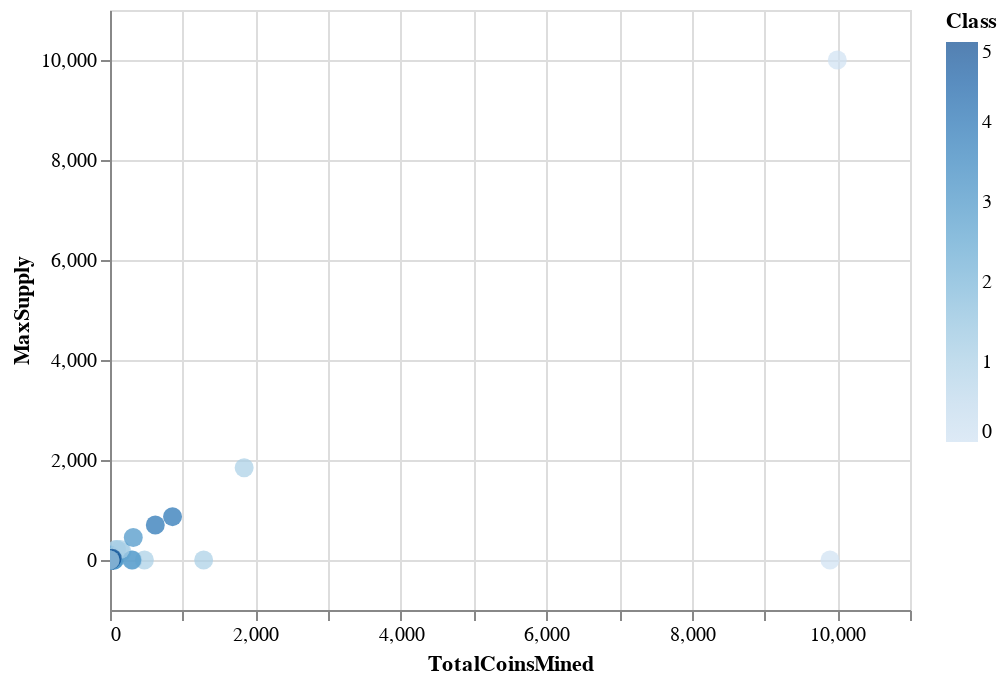

Source (notebook cell):
### Code cell
altair.Chart(clustered_df).mark_circle(size=90).encode(
    x='TotalCoinsMined',
    y='MaxSupply',
    color='Class',
    tooltip=["CoinName", "Algorithm", "TotalCoinsMined", "MaxSupply"]
).interactive()

### Figure 1 — Vega-Lite specification as saved in the notebook (floating-point values rounded to 4 significant figures)
{"config": {"view": {"continuousWidth": 400, "continuousHeight": 300}}, "data": {"name": "data-60154407c2e18fa39e70493d3b62ce6d"}, "mark": {"type": "circle", "size": 90}, "encoding": {"color": {"type": "quantitative", "field": "Class"}, "tooltip": [{"type": "nominal", "field": "CoinName"}, {"type": "nominal", "field": "Algorithm"}, {"type": "quantitative", "field": "TotalCoinsMined"}, {"type": "quantitative", "field": "MaxSupply"}], "x": {"type": "quantitative", "field": "TotalCoinsMined"}, "y": {"type": "quantitative", "field": "MaxSupply"}}, "selection": {"selector003": {"type": "interval", "bind": "scales", "encodings": ["x", "y"]}}, "$schema": "https://vega.github.io/schema/vega-lite/v4.8.1.json", "datasets": {"data-60154407c2e18fa39e70493d3b62ce6d": [{"Algorithm": "Scrypt", "ProofType": "PoW/PoS", "TotalCoinsMined": 0.03189, "MaxSupply": -1e-08, "PC 1": -1.291, "PC 2": -0.6408, "PC 3": -0.5817, "Class": 3, "CoinName": "NovaCoin"}, {"Algorithm": "SHA-256", "ProofType": "PoW", "TotalCoinsMined": 0.02615, "MaxSupply": -1e-08, "PC 1": 1.674, "PC 2": -0.2183, "PC 3": 0.001178, "Class": 1, "CoinName": "CounterParty"}, {"Algorithm": "PoS", "ProofType": "PoS", "TotalCoinsMined": 58.55, "MaxSupply": 0.0, "PC 1": -1.286, "PC 2": 0.0681, "PC 3": -0.4987, "Class": 3, "CoinName": "NuShares"}, {"Algorithm": "Scrypt", "ProofType": "PoW", "TotalCoinsMined": 0.8109, "MaxSupply": -1e-08, "PC 1": 0.7109, "PC 2": -0.6981, "PC 3": -0.2474, "Class": 1, "CoinName": "MonaCoin"}, {"Algorithm": "X13", "ProofType": "PoW/PoS", "TotalCoinsMined": 0.00175, "MaxSupply": 0.0, "PC 1": -2.033, "PC 2": -0.5292, "PC 3": -0.7144, "Class": 3, "CoinName": "Triangles Coin"}, {"Algorithm": "SHA-256", "ProofType": "PoW/PoS", "TotalCoinsMined": 0.4719, "MaxSupply": -1e-08, "PC 1": -0.3278, "PC 2": -0.1605, "PC 3": -0.3332, "Class": 3, "CoinName": "Emercoin"}, {"Algorithm": "Scrypt", "ProofType": "PoC", "TotalCoinsMined": 21.47, "MaxSupply": -1e-08, "PC 1": -0.9233, "PC 2": -0.5171, "PC 3": -0.3314, "Class": 3, "CoinName": "SafeExchangeCoin"}, {"Algorithm": "Scrypt", "ProofType": "PoW", "TotalCoinsMined": 0.008728, "MaxSupply": 0.0, "PC 1": 0.7108, "PC 2": -0.6984, "PC 3": -0.2474, "Class": 1, "CoinName": "CometCoin"}, {"Algorithm": "X11", "ProofType": "TPoS", "TotalCoinsMined": 1.186, "MaxSupply": -1e-08, "PC 1": -1.184, "PC 2": -0.4652, "PC 3": -0.1819, "Class": 3, "CoinName": "Stakenet"}, {"Algorithm": "Scrypt", "ProofType": "PoW/PoS", "TotalCoinsMined": 10.0, "MaxSupply": -1e-08, "PC 1": -1.29, "PC 2": -0.6371, "PC 3": -0.5819, "Class": 3, "CoinName": "OpenChat"}, {"Algorithm": "RandomX", "ProofType": "PoW", "TotalCoinsMined": 0.7358, "MaxSupply": 1.05, "PC 1": 1.429, "PC 2": -0.6963, "PC 3": -0.03022, "Class": 1, "CoinName": "Quantum Resistant Ledger"}, {"Algorithm": "Dagger", "ProofType": "PoA", "TotalCoinsMined": 6.926, "MaxSupply": -1e-08, "PC 1": -1.547, "PC 2": 0.8787, "PC 3": 6.162, "Class": 4, "CoinName": "Amber"}, {"Algorithm": "Equihash", "ProofType": "PoW", "TotalCoinsMined": 90.62, "MaxSupply": 210.0, "PC 1": 1.228, "PC 2": -0.61, "PC 3": -0.04607, "Class": 1, "CoinName": "BitcoinZ"}, {"Algorithm": "X11", "ProofType": "PoW", "TotalCoinsMined": 1.884, "MaxSupply": -1e-08, "PC 1": 0.4669, "PC 2": -0.6279, "PC 3": -0.1388, "Class": 1, "CoinName": "Pura"}, {"Algorithm": "SHA-256", "ProofType": "PoW", "TotalCoinsMined": 0.21, "MaxSupply": 0.21, "PC 1": 1.674, "PC 2": -0.2181, "PC 3": 0.001193, "Class": 1, "CoinName": "UnitedBitcoin"}, {"Algorithm": "Equihash", "ProofType": "PoW", "TotalCoinsMined": 0.03819, "MaxSupply": 0.2287, "PC 1": 1.163, "PC 2": -0.7081, "PC 3": -0.06199, "Class": 1, "CoinName": "Bitcoin Private"}, {"Algorithm": "Ethash", "ProofType": "PoW", "TotalCoinsMined": 29.3, "MaxSupply": 65.0, "PC 1": 1.48, "PC 2": -0.6758, "PC 3": -0.02518, "Class": 1, "CoinName": "Callisto Network"}, {"Algorithm": "IMesh", "ProofType": "PoW", "TotalCoinsMined": 0.25, "MaxSupply": 0.0, "PC 1": 0.9646, "PC 2": -0.6297, "PC 3": 0.03073, "Class": 1, "CoinName": "Aidos Kuneen"}, {"Algorithm": "Equihash", "ProofType": "PoW/PoS", "TotalCoinsMined": 2.1, "MaxSupply": 2.1, "PC 1": -0.838, "PC 2": -0.6492, "PC 3": -0.3962, "Class": 3, "CoinName": "Zelcash"}, {"Algorithm": "SHA-512", "ProofType": "Zero-Knowledge Proof", "TotalCoinsMined": 10.0, "MaxSupply": -1e-08, "PC 1": -1.626, "PC 2": 1.907, "PC 3": -1.647, "Class": 5, "CoinName": "Kcash"}, {"Algorithm": "Dagger", "ProofType": " PoW/PoS/PoA", "TotalCoinsMined": 622.9, "MaxSupply": 700.0, "PC 1": -1.018, "PC 2": 1.811, "PC 3": 6.254, "Class": 4, "CoinName": "DAPS Coin"}, {"Algorithm": "Equihash", "ProofType": "PoW", "TotalCoinsMined": 0.6751, "MaxSupply": 2.628, "PC 1": 1.164, "PC 2": -0.7071, "PC 3": -0.0618, "Class": 1, "CoinName": "Beam"}, {"Algorithm": "Equihash", "ProofType": "PoW", "TotalCoinsMined": 0.3089, "MaxSupply": 0.0, "PC 1": 1.163, "PC 2": -0.7081, "PC 3": -0.06201, "Class": 1, "CoinName": "Bithereum"}, {"Algorithm": "SPoS", "ProofType": "SPoS", "TotalCoinsMined": 57.97, "MaxSupply": -1e-08, "PC 1": -1.86, "PC 2": -0.009146, "PC 3": 2.274, "Class": 2, "CoinName": "V Systems"}, {"Algorithm": "CryptoNight", "ProofType": "PoW", "TotalCoinsMined": 14.0, "MaxSupply": -1e-08, "PC 1": 1.696, "PC 2": -0.194, "PC 3": 0.03158, "Class": 1, "CoinName": "Beldex"}, {"Algorithm": "Eaglesong", "ProofType": "PoW", "TotalCoinsMined": 313.9, "MaxSupply": -1e-08, "PC 1": 1.504, "PC 2": -0.4839, "PC 3": -0.03856, "Class": 1, "CoinName": "Nervos Network"}, {"Algorithm": "X16RT", "ProofType": "PoW/PoS", "TotalCoinsMined": 1.058, "MaxSupply": 3.0, "PC 1": -1.996, "PC 2": -0.5877, "PC 3": -0.6895, "Class": 3, "CoinName": "VEIL"}, {"Algorithm": "Blake2B + SHA3", "ProofType": "PoW", "TotalCoinsMined": 3.641, "MaxSupply": 20.4, "PC 1": 1.429, "PC 2": -0.6789, "PC 3": -0.02688, "Class": 1, "CoinName": "Handshake"}, {"Algorithm": "C31", "ProofType": "PoW", "TotalCoinsMined": 0.1071, "MaxSupply": 0.2, "PC 1": 1.429, "PC 2": -0.6969, "PC 3": -0.03031, "Class": 1, "CoinName": "MimbleWimbleCoin"}, {"Algorithm": "SHA-256", "ProofType": "PoW", "TotalCoinsMined": 0.6401, "MaxSupply": 0.66, "PC 1": 1.674, "PC 2": -0.2178, "PC 3": 0.001224, "Class": 1, "CoinName": "Arweave"}, {"Algorithm": "X16R", "ProofType": "PoW", "TotalCoinsMined": 83.83, "MaxSupply": 210.0, "PC 1": 1.529, "PC 2": -0.5223, "PC 3": 0.001557, "Class": 1, "CoinName": "Ravencoin Classic"}, {"Algorithm": "ECC 256K1", "ProofType": "DPOS", "TotalCoinsMined": 10.0, "MaxSupply": -1e-08, "PC 1": -1.904, "PC 2": -0.153, "PC 3": 2.323, "Class": 2, "CoinName": "Acute Angle Cloud"}, {"Algorithm": "Scrypt", "ProofType": "PoW", "TotalCoinsMined": 1.0, "MaxSupply": -1e-08, "PC 1": 0.711, "PC 2": -0.6981, "PC 3": -0.2474, "Class": 1, "CoinName": "Primas"}, {"Algorithm": "SHA-256", "ProofType": "PoW", "TotalCoinsMined": 0.1174, "MaxSupply": 0.21, "PC 1": 1.674, "PC 2": -0.2182, "PC 3": 0.001194, "Class": 1, "CoinName": "Bitcoin Vault"}, {"Algorithm": "Scrypt", "ProofType": "PoW/PoS", "TotalCoinsMined": 0.1917, "MaxSupply": 0.21, "PC 1": -1.291, "PC 2": -0.6407, "PC 3": -0.5817, "Class": 3, "CoinName": "Auroracoin"}, {"Algorithm": "IMesh", "ProofType": "DPoS+dBFT", "TotalCoinsMined": 4.992, "MaxSupply": 10.0, "PC 1": -0.329, "PC 2": -0.4592, "PC 3": 0.1541, "Class": 3, "CoinName": "INT"}, {"Algorithm": "HEX", "ProofType": "PoW/PoS", "TotalCoinsMined": 0.08831, "MaxSupply": 0.0, "PC 1": -1.997, "PC 2": -0.5899, "PC 3": -0.6899, "Class": 3, "CoinName": "XDNA"}, {"Algorithm": "SHA-256", "ProofType": "PoW", "TotalCoinsMined": 10000.0, "MaxSupply": 10000.0, "PC 1": 5.678, "PC 2": 6.583, "PC 3": 0.6822, "Class": 0, "CoinName": "Wibcoin"}, {"Algorithm": "POS 3.0", "ProofType": "PoS", "TotalCoinsMined": 0.2188, "MaxSupply": 0.25, "PC 1": -1.831, "PC 2": 0.2408, "PC 3": -0.6922, "Class": 3, "CoinName": "TokenPay"}, {"Algorithm": "CryptoNight-Heavy", "ProofType": "PoW", "TotalCoinsMined": 0.1477, "MaxSupply": -1e-08, "PC 1": 1.42, "PC 2": -0.6924, "PC 3": -0.03008, "Class": 1, "CoinName": "Haven Protocol"}, {"Algorithm": "Ethash", "ProofType": "PoW", "TotalCoinsMined": 2.222, "MaxSupply": -1e-08, "PC 1": 1.46, "PC 2": -0.7058, "PC 3": -0.03012, "Class": 1, "CoinName": "EtherZero"}, {"Algorithm": "SHA-256", "ProofType": "PoW", "TotalCoinsMined": 0.1868, "MaxSupply": 0.21, "PC 1": 1.674, "PC 2": -0.2181, "PC 3": 0.001193, "Class": 1, "CoinName": "Bitcoin ABC"}, {"Algorithm": "Quark", "ProofType": "PoW/PoS", "TotalCoinsMined": 2.691, "MaxSupply": -1e-08, "PC 1": -2.022, "PC 2": -0.5968, "PC 3": -0.702, "Class": 3, "CoinName": "QuarkCoin"}, {"Algorithm": "CryptoNight-Lite", "ProofType": "PoW", "TotalCoinsMined": 0.1781, "MaxSupply": -1e-08, "PC 1": 1.42, "PC 2": -0.6923, "PC 3": -0.03008, "Class": 1, "CoinName": "AEON"}, {"Algorithm": "TRC10", "ProofType": "DPoS", "TotalCoinsMined": 9900.0, "MaxSupply": -1e-08, "PC 1": 1.365, "PC 2": 9.999, "PC 3": -2.181, "Class": 0, "CoinName": "BitTorrent"}, {"Algorithm": "Multiple", "ProofType": "PoW", "TotalCoinsMined": 17.77, "MaxSupply": -1e-08, "PC 1": 1.475, "PC 2": -0.6322, "PC 3": -0.02201, "Class": 1, "CoinName": "Circuits of Value"}, {"Algorithm": "SPL Token", "ProofType": "PoH", "TotalCoinsMined": 0.75, "MaxSupply": 100.0, "PC 1": -1.771, "PC 2": 0.06524, "PC 3": 2.941, "Class": 2, "CoinName": "MAPS"}, {"Algorithm": "Equihash", "ProofType": "mPoW", "TotalCoinsMined": 0.338, "MaxSupply": 0.841, "PC 1": 0.004913, "PC 2": -0.6068, "PC 3": -0.03031, "Class": 1, "CoinName": "TENT"}, {"Algorithm": "DPoS", "ProofType": "DPoS", "TotalCoinsMined": 1.562, "MaxSupply": -1e-08, "PC 1": -1.374, "PC 2": 3.296, "PC 3": -1.891, "Class": 5, "CoinName": "ARK"}, {"Algorithm": "X11", "ProofType": "PoW/PoS", "TotalCoinsMined": 0.1877, "MaxSupply": 0.22, "PC 1": -1.535, "PC 2": -0.5709, "PC 3": -0.4731, "Class": 3, "CoinName": "IOCoin"}, {"Algorithm": "Scrypt", "ProofType": "PoW", "TotalCoinsMined": 2.214, "MaxSupply": -1e-08, "PC 1": 0.7111, "PC 2": -0.6976, "PC 3": -0.2474, "Class": 1, "CoinName": "Einsteinium"}, {"Algorithm": "Tensority", "ProofType": "PoW", "TotalCoinsMined": 16.65, "MaxSupply": 2.1, "PC 1": 1.425, "PC 2": -0.6803, "PC 3": -0.03019, "Class": 1, "CoinName": "Bytom"}, {"Algorithm": "SHA-256", "ProofType": "PoW", "TotalCoinsMined": 6.09, "MaxSupply": 8.88, "PC 1": 1.677, "PC 2": -0.2133, "PC 3": 0.001821, "Class": 1, "CoinName": "SysCoin"}, {"Algorithm": "Scrypt", "ProofType": "PoW/PoS", "TotalCoinsMined": 2.26, "MaxSupply": 4.2, "PC 1": -1.29, "PC 2": -0.6387, "PC 3": -0.5814, "Class": 3, "CoinName": "PotCoin"}, {"Algorithm": "Proof-of-Authority", "ProofType": "PoA", "TotalCoinsMined": 2.859, "MaxSupply": -1e-08, "PC 1": -1.728, "PC 2": 0.5043, "PC 3": 6.065, "Class": 4, "CoinName": "Poa Network"}, {"Algorithm": "BLAKE256", "ProofType": "PoW/PoS", "TotalCoinsMined": 0.1274, "MaxSupply": 0.21, "PC 1": -2.009, "PC 2": -0.5937, "PC 3": -0.6958, "Class": 3, "CoinName": "Decred"}, {"Algorithm": "Equihash", "ProofType": "PoW", "TotalCoinsMined": 0.1092, "MaxSupply": 0.21, "PC 1": 1.163, "PC 2": -0.7081, "PC 3": -0.06199, "Class": 1, "CoinName": "ZCash"}, {"Algorithm": "Scrypt", "ProofType": "PoW/PoS", "TotalCoinsMined": 9.161, "MaxSupply": 10.0, "PC 1": -1.287, "PC 2": -0.6343, "PC 3": -0.581, "Class": 3, "CoinName": "WhiteCoin"}, {"Algorithm": "Leased POS", "ProofType": "LPoS", "TotalCoinsMined": 1.047, "MaxSupply": -1e-08, "PC 1": -1.912, "PC 2": -0.1798, "PC 3": 2.332, "Class": 2, "CoinName": "Waves"}, {"Algorithm": "Scrypt", "ProofType": "PoW", "TotalCoinsMined": 0.2317, "MaxSupply": -1e-08, "PC 1": 0.7108, "PC 2": -0.6984, "PC 3": -0.2474, "Class": 1, "CoinName": "ViaCoin"}, {"Algorithm": "Lyra2REv2", "ProofType": "PoW", "TotalCoinsMined": 0.5929, "MaxSupply": 0.84, "PC 1": 1.42, "PC 2": -0.6916, "PC 3": -0.02996, "Class": 1, "CoinName": "Vertcoin"}, {"Algorithm": "Multiple", "ProofType": "PoW", "TotalCoinsMined": 164.4, "MaxSupply": 165.6, "PC 1": 1.538, "PC 2": -0.5267, "PC 3": -0.01048, "Class": 1, "CoinName": "Verge"}, {"Algorithm": "VeChainThor Authority", "ProofType": "Proof of Authority", "TotalCoinsMined": 859.9, "MaxSupply": 867.1, "PC 1": 0.1006, "PC 2": 4.527, "PC 3": 6.735, "Class": 4, "CoinName": "VeChain"}, {"Algorithm": "Dagger-Hashimoto", "ProofType": "PoW", "TotalCoinsMined": 0.5048, "MaxSupply": -1e-08, "PC 1": 1.42, "PC 2": -0.6921, "PC 3": -0.03009, "Class": 1, "CoinName": "Ubiq"}, {"Algorithm": "X13", "ProofType": "PoS", "TotalCoinsMined": 1.295, "MaxSupply": -1e-08, "PC 1": -1.929, "PC 2": -0.06275, "PC 3": -0.7126, "Class": 3, "CoinName": "Stratis"}, {"Algorithm": "PoS", "ProofType": "PoW", "TotalCoinsMined": 3.793, "MaxSupply": -1e-08, "PC 1": 0.6041, "PC 2": -0.476, "PC 3": -0.1654, "Class": 1, "CoinName": "Steem"}, {"Algorithm": "KECCAK", "ProofType": "PoW", "TotalCoinsMined": 26.32, "MaxSupply": 50.0, "PC 1": 1.447, "PC 2": -0.6477, "PC 3": -0.02272, "Class": 1, "CoinName": "SmartCash"}, {"Algorithm": "X11GOST", "ProofType": "PoW", "TotalCoinsMined": 0.1906, "MaxSupply": 0.21, "PC 1": 1.42, "PC 2": -0.6922, "PC 3": -0.03005, "Class": 1, "CoinName": "SibCoin"}, {"Algorithm": "Blake2b", "ProofType": "PoW", "TotalCoinsMined": 473.1, "MaxSupply": -1e-08, "PC 1": 1.53, "PC 2": -0.4502, "PC 3": -0.03998, "Class": 1, "CoinName": "Siacoin"}, {"Algorithm": "DPoS", "ProofType": "DPoS", "TotalCoinsMined": 0.1472, "MaxSupply": -1e-08, "PC 1": -1.374, "PC 2": 3.295, "PC 3": -1.891, "Class": 5, "CoinName": "Shift"}, {"Algorithm": "Scrypt", "ProofType": "PoW/PoS", "TotalCoinsMined": 0.01033, "MaxSupply": -1e-08, "PC 1": -1.291, "PC 2": -0.6408, "PC 3": -0.5817, "Class": 3, "CoinName": "SaluS"}, {"Algorithm": "DPoS", "ProofType": "PoS", "TotalCoinsMined": 1.749, "MaxSupply": -1e-08, "PC 1": -1.683, "PC 2": 1.506, "PC 3": -1.269, "Class": 5, "CoinName": "Rise"}, {"Algorithm": "Scrypt", "ProofType": "PoW/PoS", "TotalCoinsMined": 300.7, "MaxSupply": -1e-08, "PC 1": -1.244, "PC 2": -0.5285, "PC 3": -0.5859, "Class": 3, "CoinName": "Reddcoin"}, {"Algorithm": "POS 3.0", "ProofType": "PoS", "TotalCoinsMined": 1.033, "MaxSupply": 1.078, "PC 1": -1.831, "PC 2": 0.2414, "PC 3": -0.6921, "Class": 3, "CoinName": "QTUM"}, {"Algorithm": "Quark", "ProofType": "PoW/PoS", "TotalCoinsMined": 0.656, "MaxSupply": -1e-08, "PC 1": -2.022, "PC 2": -0.5976, "PC 3": -0.7019, "Class": 3, "CoinName": "Private Instant Verified Transaction"}, {"Algorithm": "VBFT", "ProofType": "PoS", "TotalCoinsMined": 10.0, "MaxSupply": -1e-08, "PC 1": -1.818, "PC 2": 0.2454, "PC 3": -0.6866, "Class": 3, "CoinName": "Ontology"}, {"Algorithm": "PoS", "ProofType": "PoS/LPoS", "TotalCoinsMined": 9.99, "MaxSupply": 10.0, "PC 1": -0.9439, "PC 2": -0.185, "PC 3": -0.233, "Class": 3, "CoinName": "Nxt"}, {"Algorithm": "SHA3", "ProofType": "PoW/nPoS", "TotalCoinsMined": 0.7009, "MaxSupply": 0.78, "PC 1": -1.911, "PC 2": -0.1789, "PC 3": 2.337, "Class": 2, "CoinName": "Nexus"}, {"Algorithm": "X13", "ProofType": "PoW/PoS", "TotalCoinsMined": 0.713, "MaxSupply": -1e-08, "PC 1": -2.033, "PC 2": -0.529, "PC 3": -0.7144, "Class": 3, "CoinName": "NavCoin"}, {"Algorithm": "Blake2b", "ProofType": "PoW", "TotalCoinsMined": 1.332, "MaxSupply": 1.332, "PC 1": 1.456, "PC 2": -0.626, "PC 3": -0.03341, "Class": 1, "CoinName": "Nano"}, {"Algorithm": "SHA-256", "ProofType": "PoW", "TotalCoinsMined": 0.1739, "MaxSupply": -1e-08, "PC 1": 1.674, "PC 2": -0.2182, "PC 3": 0.001176, "Class": 1, "CoinName": "Namecoin"}, {"Algorithm": "RandomX", "ProofType": "PoW", "TotalCoinsMined": 0.1787, "MaxSupply": -1e-08, "PC 1": 1.429, "PC 2": -0.6968, "PC 3": -0.0303, "Class": 1, "CoinName": "Monero"}, {"Algorithm": "Scrypt", "ProofType": "PoW", "TotalCoinsMined": 0.3944, "MaxSupply": 0.42, "PC 1": 0.711, "PC 2": -0.6982, "PC 3": -0.2473, "Class": 1, "CoinName": "MegaCoin"}, {"Algorithm": "Scrypt", "ProofType": "PoW", "TotalCoinsMined": 0.6728, "MaxSupply": 0.84, "PC 1": 0.7111, "PC 2": -0.6979, "PC 3": -0.2473, "Class": 1, "CoinName": "Litecoin"}, {"Algorithm": "DPoS", "ProofType": "DPoS", "TotalCoinsMined": 1.435, "MaxSupply": -1e-08, "PC 1": -1.374, "PC 2": 3.296, "PC 3": -1.891, "Class": 5, "CoinName": "Lisk"}, {"Algorithm": "Equihash", "ProofType": "dPoW/PoW", "TotalCoinsMined": 1.269, "MaxSupply": 2.0, "PC 1": 0.005644, "PC 2": -0.6056, "PC 3": -0.03015, "Class": 1, "CoinName": "Komodo"}, {"Algorithm": "Loopchain", "ProofType": "PoS", "TotalCoinsMined": 8.818, "MaxSupply": -1e-08, "PC 1": -1.818, "PC 2": 0.2446, "PC 3": -0.6866, "Class": 3, "CoinName": "ICON Project"}, {"Algorithm": "BLAKE256", "ProofType": "PoW/PoS", "TotalCoinsMined": 0.4507, "MaxSupply": 0.84, "PC 1": -2.009, "PC 2": -0.5934, "PC 3": -0.6957, "Class": 3, "CoinName": "HyperCash"}, {"Algorithm": "Equihash", "ProofType": "PoW", "TotalCoinsMined": 0.109, "MaxSupply": 0.21, "PC 1": 1.163, "PC 2": -0.7081, "PC 3": -0.06199, "Class": 1, "CoinName": "Horizen"}, {"Algorithm": "Scrypt", "ProofType": "PoW", "TotalCoinsMined": 5.328, "MaxSupply": 16.8, "PC 1": 0.7157, "PC 2": -0.6913, "PC 3": -0.2461, "Class": 1, "CoinName": "Gulden"}, {"Algorithm": "Groestl", "ProofType": "PoW", "TotalCoinsMined": 0.772, "MaxSupply": 1.05, "PC 1": 1.42, "PC 2": -0.6914, "PC 3": -0.02993, "Class": 1, "CoinName": "Groestlcoin"}, {"Algorithm": "C31", "ProofType": "PoW", "TotalCoinsMined": 0.6357, "MaxSupply": -1e-08, "PC 1": 1.429, "PC 2": -0.6968, "PC 3": -0.03034, "Class": 1, "CoinName": "Grin"}, {"Algorithm": "MTP", "ProofType": "PoW", "TotalCoinsMined": 0.1168, "MaxSupply": 0.214, "PC 1": 1.42, "PC 2": -0.6923, "PC 3": -0.03004, "Class": 1, "CoinName": "Firo"}, {"Algorithm": "NeoScrypt", "ProofType": "PoW", "TotalCoinsMined": 2.401, "MaxSupply": 3.36, "PC 1": 1.422, "PC 2": -0.689, "PC 3": -0.0296, "Class": 1, "CoinName": "FeatherCoin"}, {"Algorithm": "Ethash", "ProofType": "PoW", "TotalCoinsMined": 0.347, "MaxSupply": 1.0, "PC 1": 1.46, "PC 2": -0.7062, "PC 3": -0.03002, "Class": 1, "CoinName": "Expanse"}, {"Algorithm": "Ethash", "ProofType": "PoW", "TotalCoinsMined": 1.258, "MaxSupply": 2.107, "PC 1": 1.46, "PC 2": -0.7056, "PC 3": -0.02994, "Class": 1, "CoinName": "Ethereum Classic"}, {"Algorithm": "DPoS", "ProofType": "DPoS", "TotalCoinsMined": 10.28, "MaxSupply": -1e-08, "PC 1": -1.372, "PC 2": 3.299, "PC 3": -1.891, "Class": 5, "CoinName": "EOS"}, {"Algorithm": "Scrypt", "ProofType": "PoW", "TotalCoinsMined": 1288.0, "MaxSupply": -1e-08, "PC 1": 0.9133, "PC 2": -0.2173, "PC 3": -0.265, "Class": 1, "CoinName": "Dogecoin"}, {"Algorithm": "BMW512 / Echo512", "ProofType": "PoW/PoS", "TotalCoinsMined": 50.34, "MaxSupply": -1e-08, "PC 1": -1.984, "PC 2": -0.5566, "PC 3": -0.6913, "Class": 3, "CoinName": "DigitalNote"}, {"Algorithm": "Multiple", "ProofType": "PoW", "TotalCoinsMined": 141.5, "MaxSupply": 210.0, "PC 1": 1.545, "PC 2": -0.5216, "PC 3": -0.006531, "Class": 1, "CoinName": "DigiByte"}, {"Algorithm": "X11", "ProofType": "PoW/PoSe", "TotalCoinsMined": 0.1005, "MaxSupply": 0.189, "PC 1": -1.184, "PC 2": -0.4658, "PC 3": -0.1819, "Class": 3, "CoinName": "Dash"}, {"Algorithm": "X13", "ProofType": "PoW/PoS", "TotalCoinsMined": 0.05603, "MaxSupply": -1e-08, "PC 1": -2.033, "PC 2": -0.5292, "PC 3": -0.7144, "Class": 3, "CoinName": "CloakCoin"}, {"Algorithm": "Ouroboros", "ProofType": "PoS", "TotalCoinsMined": 320.0, "MaxSupply": 450.0, "PC 1": -1.548, "PC 2": 0.6966, "PC 3": -0.6224, "Class": 3, "CoinName": "Cardano"}, {"Algorithm": "CryptoNight", "ProofType": "PoW", "TotalCoinsMined": 1845.0, "MaxSupply": 1845.0, "PC 1": 2.433, "PC 2": 1.055, "PC 3": 0.1574, "Class": 1, "CoinName": "ByteCoin"}, {"Algorithm": "Shabal256", "ProofType": "PoC", "TotalCoinsMined": 21.12, "MaxSupply": 21.59, "PC 1": -1.36, "PC 2": -0.3585, "PC 3": -0.1924, "Class": 3, "CoinName": "BurstCoin"}, {"Algorithm": "Quark", "ProofType": "PoW/PoS", "TotalCoinsMined": 0.07579, "MaxSupply": -1e-08, "PC 1": -2.022, "PC 2": -0.5978, "PC 3": -0.7019, "Class": 3, "CoinName": "BlockNet"}, {"Algorithm": "Scrypt", "ProofType": "PoS", "TotalCoinsMined": 0.6056, "MaxSupply": 1.0, "PC 1": -1.187, "PC 2": -0.1743, "PC 3": -0.5799, "Class": 3, "CoinName": "BlackCoin"}, {"Algorithm": "SHA-512", "ProofType": "DPoS", "TotalCoinsMined": 29.95, "MaxSupply": 36.01, "PC 1": -1.369, "PC 2": 3.038, "PC 3": -1.833, "Class": 5, "CoinName": "Bitshares"}, {"Algorithm": "SHA-256", "ProofType": "PoW", "TotalCoinsMined": 0.1869, "MaxSupply": 0.21, "PC 1": 1.674, "PC 2": -0.2181, "PC 3": 0.001193, "Class": 1, "CoinName": "Bitcoin SV"}, {"Algorithm": "Equihash", "ProofType": "PoW", "TotalCoinsMined": 0.1868, "MaxSupply": 0.21, "PC 1": 1.163, "PC 2": -0.7081, "PC 3": -0.06199, "Class": 1, "CoinName": "Bitcoin Gold"}, {"Algorithm": "X13", "ProofType": "PoW/PoS", "TotalCoinsMined": 1.998, "MaxSupply": 2.1, "PC 1": -2.032, "PC 2": -0.5278, "PC 3": -0.7142, "Class": 3, "CoinName": "Bitcoin Diamond"}, {"Algorithm": "SHA-256", "ProofType": "PoW", "TotalCoinsMined": 0.1869, "MaxSupply": 0.21, "PC 1": 1.674, "PC 2": -0.2181, "PC 3": 0.001193, "Class": 1, "CoinName": "Bitcoin Cash"}, {"Algorithm": "SHA-256", "ProofType": "PoW", "TotalCoinsMined": 0.1866, "MaxSupply": 0.21, "PC 1": 1.674, "PC 2": -0.2181, "PC 3": 0.001193, "Class": 1, "CoinName": "Bitcoin"}, {"Algorithm": "BEP-2", "ProofType": "PoSA", "TotalCoinsMined": 1.705, "MaxSupply": 1.705, "PC 1": -1.909, "PC 2": -0.1736, "PC 3": 2.341, "Class": 2, "CoinName": "Binance Coin"}, {"Algorithm": "Equihash210,9", "ProofType": "PoW/PoS", "TotalCoinsMined": 4.924, "MaxSupply": -1e-08, "PC 1": -1.996, "PC 2": -0.5867, "PC 3": -0.6901, "Class": 3, "CoinName": "Aion"}, {"Algorithm": "DPoS", "ProofType": "DPoS", "TotalCoinsMined": 10.0, "MaxSupply": 0.0, "PC 1": -1.372, "PC 2": 3.299, "PC 3": -1.891, "Class": 5, "CoinName": "Achain"}, {"Algorithm": "Ethash", "ProofType": "PoW", "TotalCoinsMined": 1.152, "MaxSupply": -1e-08, "PC 1": 1.46, "PC 2": -0.7062, "PC 3": -0.03011, "Class": 1, "CoinName": "Ethereum"}]}}
